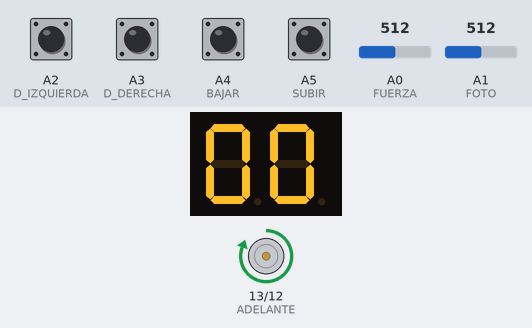
The sketch below on a simulated Arduino Uno, built with avr-gcc and run on an emulated ATmega328P. Parts: 2-digit seven-segment display, motor-driver pin pairs drawn as motors (green arrow = first pin HIGH = forward, orange = second pin HIGH = backward, longer = more drive). Wiring (inferred from the names in the program): 2-digit 7-segment display, segments lit when HIGH: segments pin 10, pin 11, pin 5, pin 6, pin 7, pin 9, pin 8; digit selects pin 2, pin 3. The inputs (shaded band) are chosen by the test bench; at power-on: A2 (D_IZQUIERDA), A3 (D_DERECHA), A4 (BAJAR), A5 (SUBIR) HIGH, A0 (FUERZA) = 512, A1 (FOTO) = 512. The segment pins are drawn as the display they are named for; what the sketch prints to the serial monitor is not drawn.

Above: at 1.2 s.
1.3 s: A2 (D_IZQUIERDA) pulled LOW for 0.15 s
At 1.41 s:
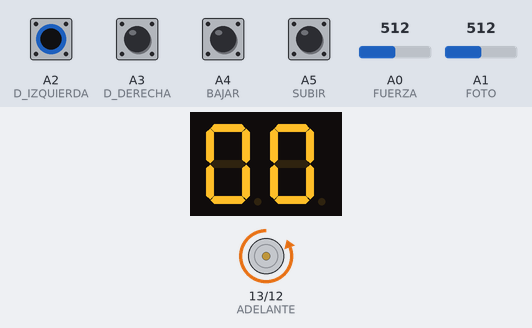
3.0 s: A4 (BAJAR) pulled LOW for 0.15 s
At 3.8 s:
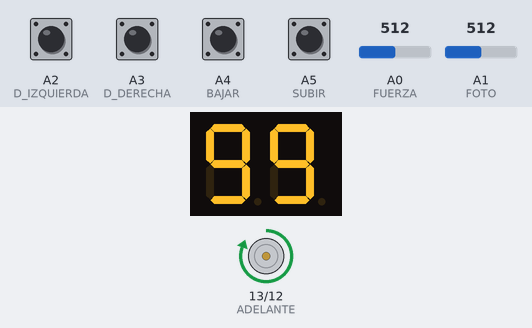
4.6 s: A4 (BAJAR) pulled LOW for 1 s
At 5.3 s:
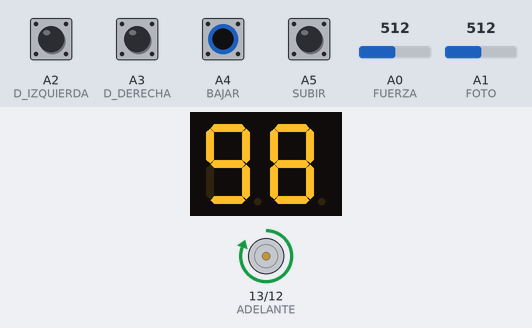
7.1 s: A2 (D_IZQUIERDA) pulled LOW for 1 s
At 7.9 s:
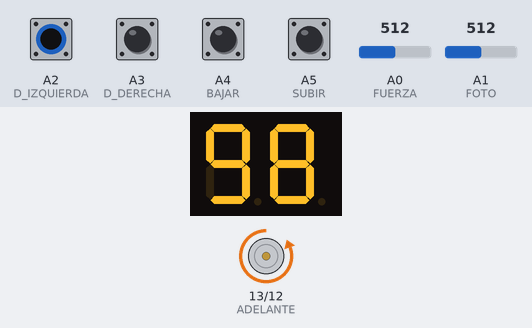
9.6 s: A0 (FUERZA) set to 0
At 9.8 s:
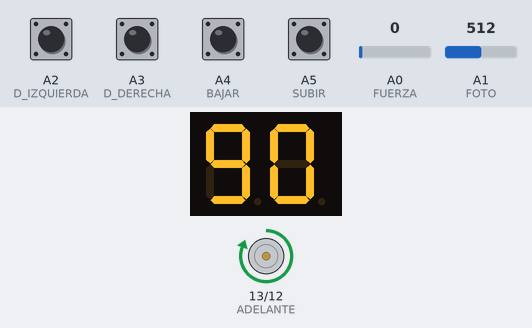
11.3 s: A5 (SUBIR) pulled LOW for 0.15 s
At 11.42 s:
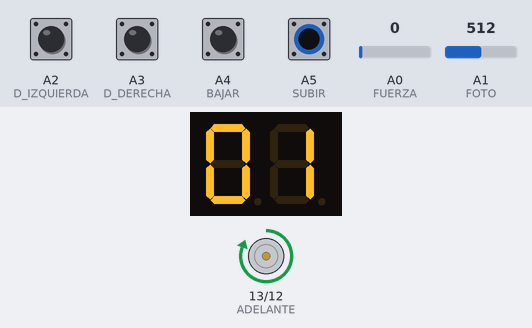
Timing chart, 0 to 13.9 s (numbered marks = the images above; inputs shaded):
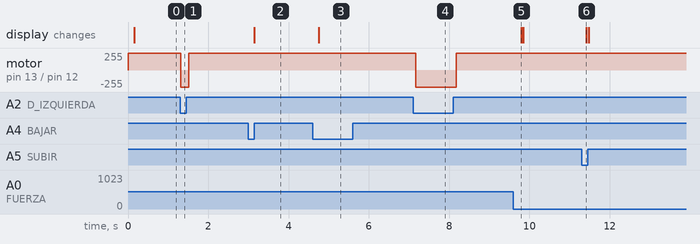

The sketch:

spd_parcial_domiciliario_parte_3.ino
```cpp
/*
En esta tercera parte del proyecto integramos un FOTODIODO,
que es un dispositivo sensible a la incidencia de la luz.
La magnitud de sus valores están definidos en un rango decimal
de cero a uno. Cuando el sensor llega a uno, se resetean los displays.

*/

/* Define los segmentos de cada display con el pin correspondiente*/
#define A 10
#define B 11
#define C 5
#define D 6
#define E 7
#define F 9
#define G 8

/* Define el positivo y negativo del motor.*/
#define ADELANTE 13
#define ATRAS 12


/*Se definen los displays UNIDADES y DECENAS
con los pines 3 y 2 respectivamente*/
#define UNIDADES 3
#define DECENAS 2

/*Se definen los pulsadores SUBIR y BAJAR
con los pines A5 y A4 respectivamente*/
#define SUBIR A5
#define BAJAR A4

/*Se define cada lado del Slideswitch a sus pines */
#define D_IZQUIERDA A2
#define D_DERECHA A3

/*Define el sensor de fuerza y el fotodiodo a sus pines */
int FUERZA = A0;
int FOTO = A1;

void setup()
{
/*Configura pines correspondientes como salida*/
  pinMode(A, OUTPUT);
  pinMode(B, OUTPUT);
  pinMode(C, OUTPUT);
  pinMode(D, OUTPUT);
  pinMode(E, OUTPUT);
  pinMode(F, OUTPUT);
  pinMode(G, OUTPUT);
  pinMode(UNIDADES, OUTPUT);
  pinMode(DECENAS, OUTPUT);
  pinMode(ADELANTE, OUTPUT);
  pinMode(ATRAS, OUTPUT);

 /*Configura los pulsadores, slideswitch y sensor
 como input PULLUP para que estén conectados a
 la resistencia interna de la placa*/
  pinMode(SUBIR, INPUT_PULLUP);
  pinMode(BAJAR, INPUT_PULLUP);
  pinMode(D_IZQUIERDA, INPUT_PULLUP);
  pinMode(D_DERECHA, INPUT_PULLUP);
  pinMode(FUERZA, INPUT_PULLUP);
  pinMode(FOTO, INPUT_PULLUP);
  Serial.begin(9600);
}


/*Define como NO PRESIONADOS a los valores iniciales
de estas variables*/
int subirAnterior = 1;
int bajarAnterior = 1;

/*Inicializa las variables unidades y decenas en 0*/
int unidades = 0;
int decenas = 0;

/*Inicializa el modo de números primos y
el del estado deslizante en falso*/
bool modoPrimo = false;
bool estadoDeslizante = false;

/*Inicializa las variables lectura y estandar
(para el sensor de fuerza) como int */
int lectura;
int estandar;
int lecturaFoto;
int estandarFoto;

/*Enciende y apaga de manera alternativa cada display,
con un delay de 50 milisegundos entre un display y el otro,
mostrando los números que deseamos como si ambos estuviesen encendidos
simultaneamente.*/
void loop()
{
  leeSensor(FUERZA);
  leeFoto(FOTO);
  ManipularBotones();
  PrenderDisplay(UNIDADES, unidades);
  delay(50);
  PrenderDisplay(DECENAS, decenas);
  delay(50);
}

/*Lee el valor del sensor de fuerza y
si llega a 10N, resetea el contador*/
void leeSensor(int sensor)
{
  lectura = analogRead(FUERZA);
  estandar = map(lectura,1023,24,0,10);
  estandar = estandar / 10;
  //Serial.println(estandar);
  if (estandar == 1)
  {
    Resetear();
  }

}

/*Función que lee el valor del FOTODIODO y si llega al
valor de 1, se resetean los displays*/
void leeFoto(int foto)
{
  lecturaFoto = analogRead(FOTO);
  float magnitud = map(lecturaFoto, 85, 88, 0, 10);
  magnitud = magnitud / 10;
  Serial.println(magnitud);
  if (magnitud == 1.0)
  {
    Resetear();
  }
}

/*Crea la función resetear para que reinicie el contador en 00*/
void Resetear()
{
  unidades = 0;
  decenas = 0;
}


/*Chequea el estado de los pulsadores utilizando
las funciones Subir(), Bajar().
Toma la función deslizante() con dos parámetros dependiendo
su estado. Actualiza los valores de las variables
subirAnterior, bajarAnterior*/
void ManipularBotones()
{
  subirAnterior = Subir(SUBIR, subirAnterior, modoPrimo);
  bajarAnterior = Bajar(BAJAR, bajarAnterior, modoPrimo);
  deslizante(D_IZQUIERDA, D_DERECHA);
}

void deslizante(int izquierdo, int derecho)
{//lee el estado del deslizante del switch
  int estadoIzq = digitalRead(izquierdo);
  int estadoDer = digitalRead(derecho);
  /*si el estado izq está prendido el contador va a
  ir a través de numeros primos y el motor
  se va a mover hacia atras*/
  if (estadoIzq == 0)
  {
    modoPrimo = true;
    digitalWrite(ATRAS, HIGH);
    digitalWrite(ADELANTE, LOW);
  }
  else
  {
   /*de lo contrario, el contador irá de uno en uno
   y el motor se moverá hacia adelante*/
    modoPrimo = false;
    digitalWrite(ADELANTE, HIGH);
    digitalWrite(ATRAS, LOW);
  }
}


/*Aumenta el valor de las unidades o decenas de 1 en 1
cuando el pulsador es presionado. Si el valor de las unidades
alcanza el valor de 10, unidades vuelve a valer cero
y decenas aumenta un valor. Toma el parámetro modoPrimo
para ver si se mueve a través de los primos o a través
de todos los números del 0 al 99. La función retorna
el estado del botón.*/
int Subir(int pulsador, int estadoAntBoton, bool modoPrimo)
{
  int estadoBoton = digitalRead(pulsador);
  if (estadoBoton == 0 && estadoAntBoton == 1)
  {
    if (modoPrimo) {
      // Si el modoPrimo está activado, busca el siguiente número primo
      int num = decenas * 10 + unidades + 1; // Combinamos decenas y unidades para formar el número completo
      while (num <= 99) { // Aseguramos que el número no sea mayor de 99
        if (EsPrimo(num)) {
          unidades = num % 10; // Unidades del número primo
          decenas = num / 10; // Decenas del número primo
          break;
        }
        num++;
      }
    }
    else {
      unidades++;
      if (unidades == 10)
      {
        unidades = 0;
        decenas++;
        if (decenas == 10)
        {
          decenas = 0;
        }
      }
    }
  }
  return estadoBoton;
}


/*Función que toma un número y devuelve true
si es primo, false si no lo es*/
bool EsPrimo(int num)
{
  if (num <= 1)
  {
    return false;
  }
  else
  {
    int cont = 0;
    for (int i = 1; i <= num; i++)
  	{
      if (num % i == 0)
      {
        cont++;
      }
  	}
    if (cont == 2)
    {
      return true;
    }
    else
    {
      return false;
    }

  }

}

/*Disminuye el valor de las unidades o decenas de 1 en 1
cuando el pulsador es presionado. Si el valor de las unidades
alcanza el valor de 0, unidades pasa a valer 9 y
decenas disminuye un valor. Toma el parámetro modoPrimo
para ver si se mueve a través de los primos o
a través de todos los números del 0 al 99.
La función retorna el estado del botón*/
int Bajar(int pulsador, int estadoAntBoton, bool modoPrimo)
{
  int estadoBoton = digitalRead(pulsador);
  if (estadoBoton == 0 && estadoAntBoton == 1)
  { //// Si el modoPrimo está activado, busca el número primo anterior
    if (modoPrimo) {
      // Obtener el número actual en pantalla
      int num = decenas * 10 + unidades;

      // Encontrar el número primo anterior al número actual
      int numAnterior = num;
      while (numAnterior > 2) {
        numAnterior--;
        if (EsPrimo(numAnterior))
        {
          break;
        }
      }

      // Establecer el número actual en el número primo anterior
      unidades = numAnterior % 10;
      decenas = numAnterior / 10;
    }
    else {
      unidades--;
      if (unidades == -1)
      {
        unidades = 9;
        decenas--;
        if (decenas == -1)
        {
          decenas = 9;
        }
      }
    }
  }
  return estadoBoton;
}


/*Enciende los segmentos del display pasado por parámetro.
Utiliza la función MostrarNumero() para encender los
segmentos correspondientes al número ingresado por parámetro*/
void PrenderDisplay(int display, int numero)
{
  if (display == UNIDADES)
  {
    digitalWrite(DECENAS, HIGH);
    digitalWrite(UNIDADES, LOW);
  }
  else if (display == DECENAS)
  {
    digitalWrite(DECENAS, LOW);
    digitalWrite(UNIDADES, HIGH);
  }
  else
  {
    digitalWrite(DECENAS, LOW);
    digitalWrite(UNIDADES, LOW);
  }
  MostrarNumero(numero);
}


/*Enciende los segmentos del display según el número pasado por parámetro.
Utiliza la función ApagarDisplay() para apagar todos los segmentos
antes de encender los segmentos correspondientes.*/
void MostrarNumero(int numero)
{
  ApagarDisplay();
  switch (numero)
  {
    case 0:
    digitalWrite(A, HIGH);
    digitalWrite(B, HIGH);
    digitalWrite(C, HIGH);
    digitalWrite(D, HIGH);
    digitalWrite(E, HIGH);
    digitalWrite(F, HIGH);
    break;
    case 1:
    digitalWrite(B, HIGH);
    digitalWrite(C, HIGH);
    break;
    case 2:
    digitalWrite(A, HIGH);
    digitalWrite(B, HIGH);
    digitalWrite(G, HIGH);
    digitalWrite(E, HIGH);
    digitalWrite(D, HIGH);
    break;
    case 3:
    digitalWrite(A, HIGH);
    digitalWrite(B, HIGH);
    digitalWrite(C, HIGH);
    digitalWrite(D, HIGH);
    digitalWrite(G, HIGH);
    break;
    case 4:
    digitalWrite(B, HIGH);
    digitalWrite(C, HIGH);
    digitalWrite(F, HIGH);
    digitalWrite(G, HIGH);
    break;
    case 5:
    digitalWrite(A, HIGH);
    digitalWrite(C, HIGH);
    digitalWrite(D, HIGH);
    digitalWrite(F, HIGH);
    digitalWrite(G, HIGH);
    break;
    case 6:
    digitalWrite(A, HIGH);
    digitalWrite(C, HIGH);
    digitalWrite(D, HIGH);
    digitalWrite(E, HIGH);
    digitalWrite(F, HIGH);
    digitalWrite(G, HIGH);
    break;
    case 7:
    digitalWrite(A, HIGH);
    digitalWrite(B, HIGH);
    digitalWrite(C, HIGH);
    break;
    case 8:
    digitalWrite(A, HIGH);
    digitalWrite(B, HIGH);
    digitalWrite(C, HIGH);
    digitalWrite(D, HIGH);
    digitalWrite(E, HIGH);
    digitalWrite(F, HIGH);
    digitalWrite(G, HIGH);
    break;
    case 9:
    digitalWrite(A, HIGH);
    digitalWrite(B, HIGH);
    digitalWrite(C, HIGH);
    digitalWrite(D, HIGH);
    digitalWrite(F, HIGH);
    digitalWrite(G, HIGH);
    break;
  }
}


/*Apaga todos los segmentos del display*/
void ApagarDisplay()
{
  digitalWrite(A, LOW);
  digitalWrite(B, LOW);
  digitalWrite(C, LOW);
  digitalWrite(D, LOW);
  digitalWrite(E, LOW);
  digitalWrite(F, LOW);
  digitalWrite(G, LOW);
}
```

Measured:
- after the input at 1.3 s, motor on pin 13 (ADELANTE) / pin 12 (ATRAS): forward 255/255 → backward 255/255 at once, → forward 255/255 0.20 s later
- after the input at 3.0 s, the display: changes after 0.14 s (image 2)
- after the input at 4.6 s, the display: changes after 0.15 s (image 3)
- after the input at 7.1 s, motor on pin 13 (ADELANTE) / pin 12 (ATRAS): forward 255/255 → backward 255/255 after 0.07 s, → forward 255/255 1.0 s later
- after the input at 9.6 s, the display: changes after 0.20 s (image 5)
- after the input at 11.3 s, the display: changes after 0.11 s (image 6)
